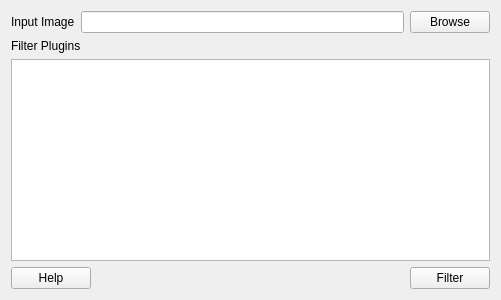
<?xml version="1.0" encoding="UTF-8"?>
<ui version="4.0">
 <class>MainWindow</class>
 <widget class="QMainWindow" name="MainWindow">
  <property name="geometry">
   <rect>
    <x>0</x>
    <y>0</y>
    <width>501</width>
    <height>300</height>
   </rect>
  </property>
  <property name="windowTitle">
   <string>MainWindow</string>
  </property>
  <widget class="QWidget" name="centralWidget">
   <layout class="QGridLayout" name="gridLayout">
    <item row="0" column="0">
     <layout class="QHBoxLayout" name="topLayout">
      <item>
       <widget class="QLabel" name="inputImglabel">
        <property name="text">
         <string>Input Image</string>
        </property>
       </widget>
      </item>
      <item>
       <widget class="QLineEdit" name="inputImgEdit"/>
      </item>
      <item>
       <widget class="QPushButton" name="pushButton">
        <property name="text">
         <string>Browse</string>
        </property>
       </widget>
      </item>
     </layout>
    </item>
    <item row="1" column="0">
     <layout class="QVBoxLayout" name="centerLayout">
      <item>
       <widget class="QLabel" name="label_2">
        <property name="text">
         <string>Filter Plugins</string>
        </property>
       </widget>
      </item>
      <item>
       <widget class="QListWidget" name="listWidget"/>
      </item>
     </layout>
    </item>
    <item row="2" column="0">
     <layout class="QHBoxLayout" name="bottomLayout">
      <item>
       <widget class="QPushButton" name="pushButton_2">
        <property name="text">
         <string>Help</string>
        </property>
       </widget>
      </item>
      <item>
       <spacer name="horizontalSpacer">
        <property name="orientation">
         <enum>Qt::Horizontal</enum>
        </property>
        <property name="sizeHint" stdset="0">
         <size>
          <width>40</width>
          <height>20</height>
         </size>
        </property>
       </spacer>
      </item>
      <item>
       <widget class="QPushButton" name="pushButton_3">
        <property name="text">
         <string>Filter</string>
        </property>
       </widget>
      </item>
     </layout>
    </item>
   </layout>
  </widget>
 </widget>
 <layoutdefault spacing="6" margin="11"/>
 <resources/>
 <connections/>
</ui>
